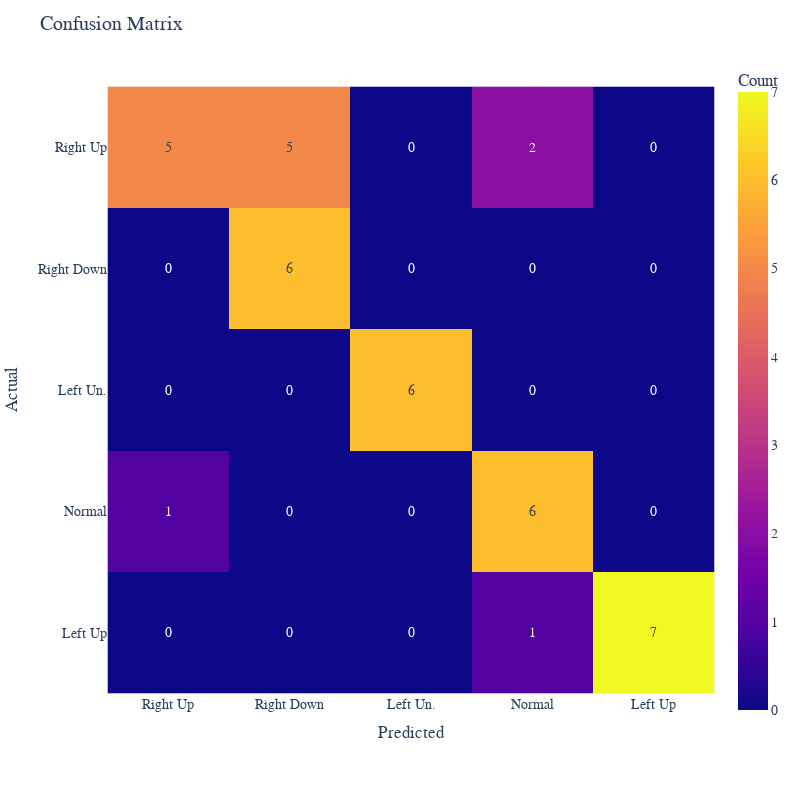

The notebook cell saved with this chart:
### Code cell
conf_matrix = confusion_matrix(y_teste, predictions)

class_names = ['Right Up', 'Right Down', 'Left Un.', 'Normal', 'Left Up']


# Create a DataFrame from the confusion matrix
confusion_df = pd.DataFrame(conf_matrix,
                             columns=[f'{class_names[i]}' for i in range(conf_matrix.shape[1])],
                             index=[f'{class_names[i]}' for i in range(conf_matrix.shape[0])])


# Plot the heatmap
heatmap = px.imshow(confusion_df, labels=dict(x="Predicted", y="Actual", color="Count"), text_auto=True)

heatmap.update_layout(title='Confusion Matrix',
                      xaxis_nticks=5, yaxis_nticks=5,
                      font=dict(size=14, family='Courier New, monospace'),
                      width=800, height=800)

heatmap.show()

heatmap.write_html('catch22.html')

### Figure 1 — Plotly figure (JSON) as saved in the notebook; plotly's stock layout.template omitted (floating-point values rounded to 4 significant figures)
{"data": [{"coloraxis": "coloraxis", "hovertemplate": "Predicted: %{x}<br>Actual: %{y}<br>Count: %{z}<extra></extra>", "name": "0", "texttemplate": "%{z}", "type": "heatmap", "x": ["Right Up", "Right Down", "Left Un.", "Normal", "Left Up"], "xaxis": "x", "y": ["Right Up", "Right Down", "Left Un.", "Normal", "Left Up"], "yaxis": "y", "z": [[5, 5, 0, 2, 0], [0, 6, 0, 0, 0], [0, 0, 6, 0, 0], [1, 0, 0, 6, 0], [0, 0, 0, 1, 7]]}], "layout": {"coloraxis": {"colorbar": {"title": {"text": "Count"}}, "colorscale": [[0, "#0d0887"], [0.1111, "#46039f"], [0.2222, "#7201a8"], [0.3333, "#9c179e"], [0.4444, "#bd3786"], [0.5556, "#d8576b"], [0.6667, "#ed7953"], [0.7778, "#fb9f3a"], [0.8889, "#fdca26"], [1, "#f0f921"]]}, "font": {"family": "Courier New, monospace", "size": 14}, "height": 800, "margin": {"t": 60}, "title": {"text": "Confusion Matrix"}, "width": 800, "xaxis": {"anchor": "y", "constrain": "domain", "domain": [0, 1], "nticks": 5, "scaleanchor": "y", "title": {"text": "Predicted"}}, "yaxis": {"anchor": "x", "autorange": "reversed", "constrain": "domain", "domain": [0, 1], "nticks": 5, "title": {"text": "Actual"}}}}
